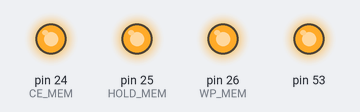
A sketch run on a simulated Arduino Mega 2560, built with avr-gcc and run on an emulated ATmega2560. Parts: output pins drawn as LEDs (lit = HIGH). What the sketch prints to the serial monitor is not drawn.

Above: at 0.8 s.
At 2.81 s:
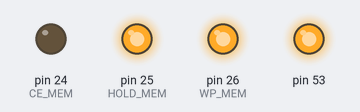
Timing chart, 0 to 3.1 s (numbered marks = the images above):
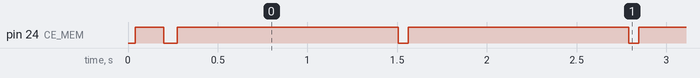

Measured:
- by itself, pin 24 (CE_MEM): repeats every 1.3 s: LOW 0.08 s, HIGH 1.2 s
- by itself, everything shown: repeats every 33.4 s, in 52 steps

The sketch:

Flash_IC_AAI_rd_wr.ino
```cpp
#include <SPI.h>

//Pin connections to Flash IC
#define CE_MEM   24
#define HOLD_MEM 25
#define WP_MEM   26

//Flash IC Operation bytes
#define READ      0x03
#define WREN      0x06
#define WRDI      0x04
#define BYTE_PROG 0x02
#define WRITE_AAI 0xAD
#define ERASE_4KB 0x20
#define RDSR      0x05
#define EWSR      0x50
#define WRSR      0x01

//Flash IC needs to take 10 usecs for writing every 2 bytes
#define HW_WR_DELAY 15

void setup()
{
  // Set up pin direction for non-SPI pins that affect Flash IC
  // These pins are all active LOW
  pinMode(SS, OUTPUT);
  digitalWrite(SS, HIGH);
  pinMode(CE_MEM, OUTPUT);
  digitalWrite(CE_MEM, HIGH);
  pinMode(HOLD_MEM, OUTPUT);
  digitalWrite(HOLD_MEM, HIGH);
  pinMode(WP_MEM, OUTPUT);
  digitalWrite(WP_MEM, HIGH);

  SPI.begin();
  Serial.begin(9600);

  Serial.println(F("Begin Memory Test\n"));


}

void loop()
{
  byte in = 12;
  byte out = 0;
  char inc = 'a';
  char outc;

  //Send write enable byte
  digitalWrite(CE_MEM, LOW);
  SPI.transfer(WREN);
  digitalWrite(CE_MEM, HIGH);

  digitalWrite(CE_MEM, LOW);
  SPI.transfer(RDSR);
  out = SPI.transfer(0x00);
  digitalWrite(CE_MEM, HIGH);

  Serial.println("Status Register before WRSR: ");
  Serial.println(out);

  //Send write enable byte
  digitalWrite(CE_MEM, LOW);
  SPI.transfer(WRSR);
  SPI.transfer(0x00);
  digitalWrite(CE_MEM, HIGH);

  digitalWrite(CE_MEM, LOW);
  SPI.transfer(RDSR);
  out = SPI.transfer(0x00);
  digitalWrite(CE_MEM, HIGH);

  Serial.println("Status Register after WRSR: ");
  Serial.println(out);

  //Send write enable byte
  digitalWrite(CE_MEM, LOW);
  SPI.transfer(WREN);
  digitalWrite(CE_MEM, HIGH);

  digitalWrite(CE_MEM, LOW);
  SPI.transfer(RDSR);
  out = SPI.transfer(0x00);
  digitalWrite(CE_MEM, HIGH);

  Serial.println("Status Register after WREN: ");
  Serial.println(out);

  digitalWrite(CE_MEM, LOW);
  SPI.transfer(ERASE_4KB);
  SPI.transfer(0x00);
  SPI.transfer(0x00);
  SPI.transfer(0x00);
  digitalWrite(CE_MEM, HIGH);

  //IC needs 25ms to finish clear
  delay(18);

  digitalWrite(CE_MEM, LOW);
  SPI.transfer(RDSR);
  out = SPI.transfer(0x00);
  digitalWrite(CE_MEM, HIGH);

  Serial.println("Status Register after ERASE_4kB: ");
  Serial.println(out);

  digitalWrite(CE_MEM, LOW);

   // Send the read operation byte
  SPI.transfer(READ);

  // Send the starting address
  SPI.transfer(0x00);
  SPI.transfer(0x00);
  SPI.transfer(0x00);

  out = SPI.transfer(0x00);

  digitalWrite(CE_MEM, HIGH);

  Serial.print(F("Should be 0xFF: "));
  Serial.println(out);
  Serial.println();

  //Send write enable byte
  digitalWrite(CE_MEM, LOW);
  SPI.transfer(WREN);
  digitalWrite(CE_MEM, HIGH);

  digitalWrite(CE_MEM, LOW);
  SPI.transfer(RDSR);
  out = SPI.transfer(0x00);
  digitalWrite(CE_MEM, HIGH);

  Serial.println("Status Register: ");
  Serial.println(out);

  digitalWrite(CE_MEM, LOW);

  //Write the last byte
    SPI.transfer(WRITE_AAI);
    SPI.transfer(0x00);
    SPI.transfer(0x00);
    SPI.transfer(0x00);
    SPI.transfer(inc);
    SPI.transfer(inc+1);
    digitalWrite(CE_MEM, HIGH);
    delayMicroseconds(HW_WR_DELAY);

    digitalWrite(CE_MEM, LOW);
    SPI.transfer(WRITE_AAI);
    SPI.transfer(inc+2);
    SPI.transfer(inc+3);
    digitalWrite(CE_MEM, HIGH);
    delayMicroseconds(HW_WR_DELAY);

    digitalWrite(CE_MEM, LOW);
    SPI.transfer(WRDI);
    digitalWrite(CE_MEM, HIGH);

  digitalWrite(CE_MEM, LOW);
  SPI.transfer(RDSR);
  out = SPI.transfer(0x00);
  digitalWrite(CE_MEM, HIGH);

  Serial.println("Status Register: ");
  Serial.println(out);

  Serial.print(F("Written value: "));
  Serial.println(inc);
  Serial.println();

    //Select flash IC
  digitalWrite(CE_MEM, LOW);

  // Send the read operation byte
  SPI.transfer(READ);

  // Send the starting address
  SPI.transfer(0x00);
  SPI.transfer(0x00);
  SPI.transfer(0x00);

  outc = SPI.transfer(0x00);

  Serial.print(F("Written value0 read as: "));
  Serial.println(outc);
  Serial.println();

  outc = SPI.transfer(0x00);

  Serial.print(F("Written value1 read as: "));
  Serial.println(outc);
  Serial.println();

  outc = SPI.transfer(0x00);

  Serial.print(F("Written value2 read as: "));
  Serial.println(outc);
  Serial.println();

  outc = SPI.transfer(0x00);

  digitalWrite(CE_MEM, HIGH);

  Serial.print(F("Written value3 read as: "));
  Serial.println(outc);
  Serial.println();

  delay(1000);
}
```
